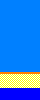

The image is a tile-based game level rendered from a .tmx file. Its description and complete source (layers, tilesets, objects, tile grids) follow:
An orthogonal 10x25 tile map with 4x4 px tiles, 1 tile layer (Capa de Patrones 1).

<map version="1.0" tiledversion="1.0.2" orientation="orthogonal" renderorder="right-down" width="10" height="25" tilewidth="4" tileheight="4" nextobjectid="1">
 <tileset firstgid="1" source="tilesetBeach.tsx" />
 <layer name="Capa de Patrones 1" width="10" height="25">
  <data encoding="csv">
10,10,10,10,10,10,10,10,10,10,
10,10,10,10,10,10,10,10,10,10,
10,10,10,10,10,10,10,10,10,10,
10,10,10,10,10,10,10,10,10,10,
10,10,10,10,10,10,10,10,10,10,
10,10,10,10,10,10,10,10,10,10,
10,10,10,10,10,10,10,10,10,10,
10,10,10,10,10,10,10,10,10,10,
10,10,10,10,10,10,10,10,10,10,
10,10,10,10,10,10,10,10,10,10,
10,10,10,10,10,10,10,10,10,10,
10,10,10,10,10,10,10,10,10,10,
10,10,10,10,10,10,10,10,10,10,
10,10,10,10,10,10,10,10,10,10,
10,10,10,10,10,10,10,10,10,10,
10,10,10,10,10,10,10,10,10,10,
10,10,10,10,10,10,10,10,10,10,
10,10,10,10,10,10,10,10,10,10,
2,2,2,2,2,2,2,2,2,2,
1,1,1,1,1,1,1,1,1,1,
1,1,1,1,1,1,1,1,1,1,
1,1,1,1,1,1,1,1,1,1,
5,5,5,5,5,5,5,5,5,5,
5,5,5,5,5,5,5,5,5,5,
5,5,5,5,5,5,5,5,5,5
</data>
 </layer>
</map>
